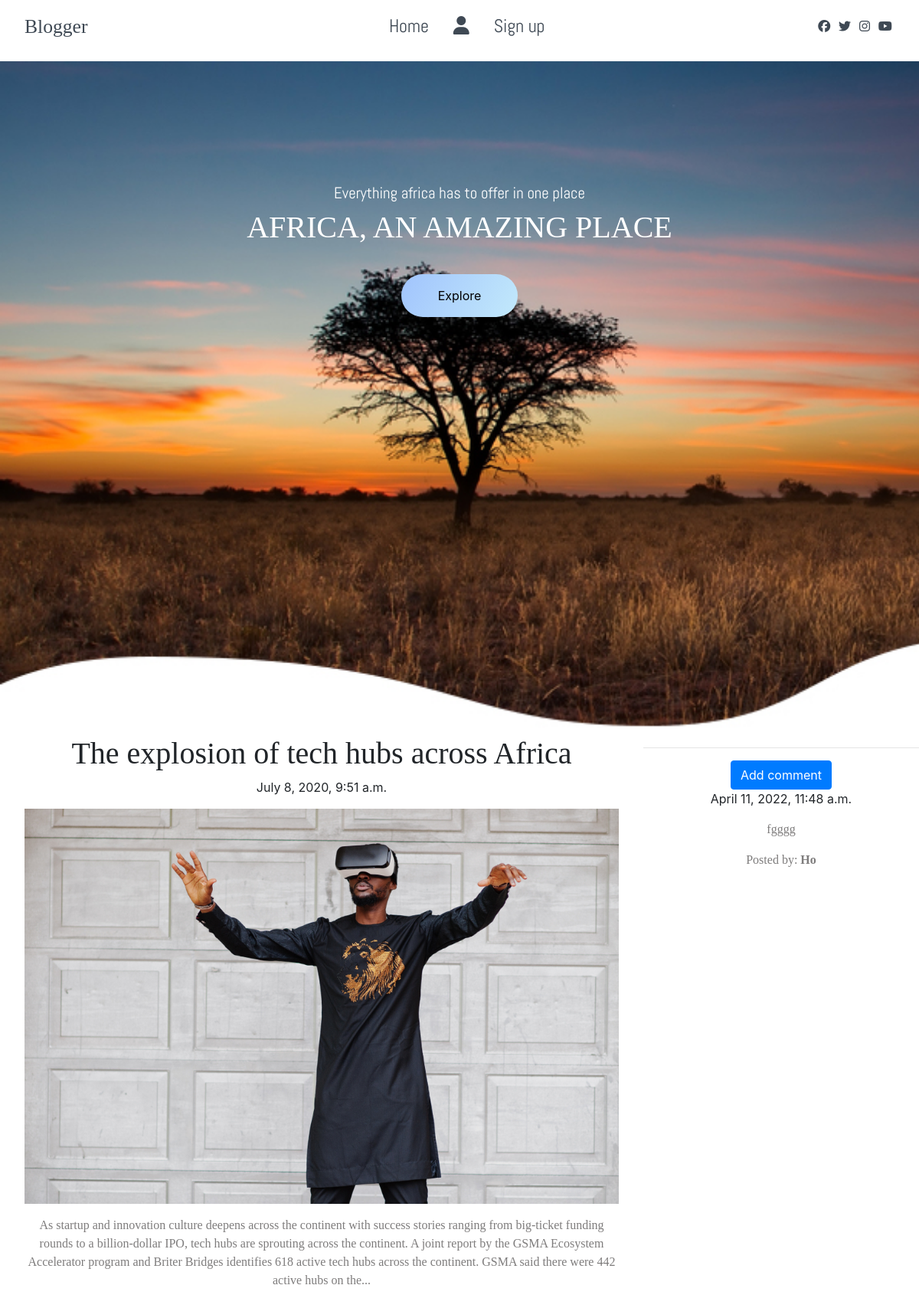
The page /post/5 on the database its author committed.
### blog/models.py (models this page shows, shortened)
class Post(models.Model):
    author = models.ForeignKey('auth.User',on_delete=models.CASCADE)
    title = models.CharField(max_length=200)
    text = models.TextField()
    image = models.ImageField()
    category = models.CharField(max_length=200, choices = cat_choices)
    created_date = models.DateTimeField(default=timezone.now)
    published_date = models.DateTimeField(blank=True, null=True)

class Comment(models.Model):
    post = models.ForeignKey('blog.Post', related_name='comments',on_delete=models.CASCADE)
    author = models.CharField(max_length=200)
    text = models.TextField()
    created_date = models.DateTimeField(default=timezone.now)
    approved_comment = models.BooleanField(default=False)

### blog/views.py (the view)
# urls.py: path('post/<int:pk>', views.PostDetailView.as_view(), name='post_detail'),
class PostDetailView(DetailView):
    model = Post

### blog/templates/blog/post_detail.html (shortened to what this page needs)
{% extends 'blog/base.html' %}
{% block content %}
  <section class ="site-content">
    <div class ="post">
      <h1 class='posttitle loader'>{{ post.title }}</h1>
      {% if post.published_date %}
          <div class="date postdate">
              {{ post.published_date }}
          </div>
      {% elif user.is_staff %}
          <a class="btn btn-outline-dark" href="{% url 'post_publish' pk=post.pk %}">Publish</a>
      {% endif %}
      <div class="post-content" data-aos="zoom-in" data-aos-delay="200">
        <div class="post-image">
          <div>
            <img src="{{post.image.url}}" class="img"/>
          </div>
        <p class='postcontent' >{{ post.text|safe|linebreaksbr }}</p>
       </div>
      </div>
    </div>
    <div class ="comment">
      <hr>
      <a class="btn btn-primary btn-comment" href="{% url 'add_comment_to_post' pk=post.pk %}">Add comment</a>
      {% for comment in post.comments.all %}
      <br>
        {% if user.is_authenticated or comment.approved_comment %}
          {{ comment.created_date }}
          {% if not comment.approved_comment and user.is_staff %}
              <a class="btn btn-danger" href="{% url 'comment_remove' pk=comment.pk %}"><span class="fa fa-remove"></span></a>
              <a class="btn btn-primary" href="{% url 'comment_approve' pk=comment.pk %}"><span class="fa fa-check"></span></a>
              <p>{{ comment.text|safe|linebreaks }}</p>
              <p>Posted by: <strong>{{ comment.author }}</strong></p>
          {% else %}
              <p>{{ comment.text|safe|linebreaks }}</p>
              <p>Posted by: <strong>{{ comment.author }}</strong></p>
          {% endif %}
        {% endif %}
      {% empty %}
          <p>No comments posted.</p>
      {% endfor %}
    </div>
  </section>
{% endblock %}

### blog/static/css/style1.css (style rules this page uses)
html, body { margin: 0%; box-sizing: border-box; overflow-x: hidden; }
:root { --text-gray: #3f4954; --text-light: #686666da; --bg-color: #0f0f0f; --white: #ffff; --midnight: #104f55; --sky: linear-gradient(120deg, #a1c4fd 0%, #c2e9fb 100%); --Abel: "Abel", cursive; --Anton: "Anton", cursive; --Josefin: "Josefin", cursive; --Lexend: "Lexend", cursive; --Livvic: "Livvic" cursive; }
a { text-decoration: none; color: var(--text-gray); }
h1 { font-family: var(--Lexend); font-size: 2.5rem; }
p { font-family: var(--Lexend); color: var(--text-light); }
main .site-content { display: grid; grid-template-columns: 70% 30%; }
main .post-content { width: 100%; }
main .site-content .post-content > .post-image, .post-tittle { padding: 1rem 2rem; position: relative; }
main .site-content .post-content > .post-image > div { overflow: hidden; }
main .site-content .post-content > .post-image .img { width: 100%; transition: 1s ease; }

### rows shown on the page
Post: title "The explosion of tech hubs across Africa", published_date "July 8, 2020, 9:51 a.m.", image (picture), text "As startup and innovation culture deepens across the continent with success stories ranging from big-ticket funding rounds to a billion-dollar IPO, tech hubs are sprouting across the continent. A joint report by the GSMA Ecosystem Accelerator program and Briter Bridges identifies 618 active tech hubs across the continent. GSMA said there were 442 active hubs on the..."
Comment: created_date "April 11, 2022, 11:48 a.m.", text "fgggg", author "Ho"
